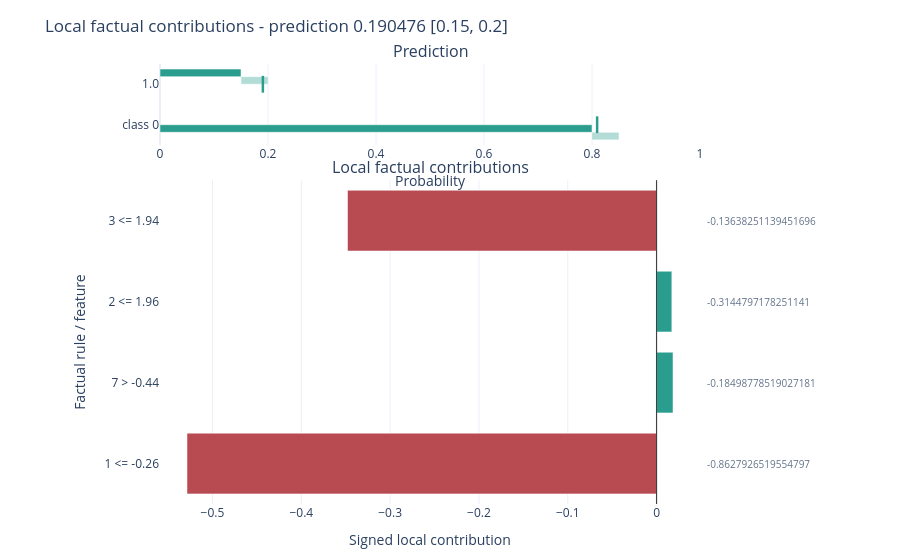

Notebook cell for this chart:
### Markdown cell above
## Filtering and sorting

Use `filter_top` to limit to the N features with the largest contribution, and `sort_by` to control ordering.

Sorting by `"interval_width"` highlights the features whose contribution is most uncertain — useful when uncertainty bars are also enabled.

### Code cell
factual[0].plot(
    style="plotly.local.factual_bars",
    show=True,
    filter_top=5,
    sort_by="interval_width",
    uncertainty=True,
);

### Figure 1 — Plotly figure (JSON) as saved in the notebook; plotly's stock layout.template omitted (floating-point values rounded to 4 significant figures)
{"data": [{"base": [0], "hovertemplate": "%{hovertext}<extra></extra>", "hovertext": ["1.0: 0.190476<br>Interval: [0.15, 0.2]"], "marker": {"color": "#2a9d8f"}, "name": "solid: 1.0", "orientation": "h", "showlegend": false, "type": "bar", "x": [0.15], "xaxis": "x", "y": ["1.0"], "yaxis": "y"}, {"base": [0.15], "hoverinfo": "skip", "marker": {"color": "#2a9d8f", "opacity": 0.35}, "name": "interval: 1.0", "orientation": "h", "showlegend": false, "type": "bar", "x": [0.05], "xaxis": "x", "y": ["1.0"], "yaxis": "y"}, {"hovertemplate": "%{hovertext}<extra></extra>", "hovertext": ["1.0: 0.190476<br>Interval: [0.15, 0.2]"], "marker": {"color": "#2a9d8f", "line": {"color": "#2a9d8f", "width": 2.5}, "size": 12, "symbol": "line-ns-open"}, "mode": "markers", "name": "marker: 1.0", "showlegend": false, "type": "scatter", "x": [0.1905], "xaxis": "x", "y": ["1.0"], "yaxis": "y"}, {"base": [0], "hovertemplate": "%{hovertext}<extra></extra>", "hovertext": ["class 0: 0.809524<br>Interval: [0.8, 0.85]"], "marker": {"color": "#2a9d8f"}, "name": "solid: class 0", "orientation": "h", "showlegend": false, "type": "bar", "x": [0.8], "xaxis": "x", "y": ["class 0"], "yaxis": "y"}, {"base": [0.8], "hoverinfo": "skip", "marker": {"color": "#2a9d8f", "opacity": 0.35}, "name": "interval: class 0", "orientation": "h", "showlegend": false, "type": "bar", "x": [0.05], "xaxis": "x", "y": ["class 0"], "yaxis": "y"}, {"hovertemplate": "%{hovertext}<extra></extra>", "hovertext": ["class 0: 0.809524<br>Interval: [0.8, 0.85]"], "marker": {"color": "#2a9d8f", "line": {"color": "#2a9d8f", "width": 2.5}, "size": 12, "symbol": "line-ns-open"}, "mode": "markers", "name": "marker: class 0", "showlegend": false, "type": "scatter", "x": [0.8095], "xaxis": "x", "y": ["class 0"], "yaxis": "y"}, {"hovertemplate": "%{hovertext}<extra></extra>", "hovertext": ["Rule: 3 <= 1.94<br>Feature: 3<br>Feature index: 3<br>Current value: -0.13638251139451696<br>Contribution: -0.347985<br>Contribution interval: [-0.392857, -0.309524]<br>Interval width: 0.0833333<br>Crosses zero: no<br>Prediction: 0.190476<br>Prediction interval: [0.15, 0.2]<br>Task: classification<br>Mode: classification", "Rule: 2 <= 1.96<br>Feature: 2<br>Feature index: 2<br>Current value: -0.3144797178251141<br>Contribution: +0.0171668<br>Contribution interval: [0.002886, 0.085213]<br>Interval width: 0.082327<br>Crosses zero: no<br>Prediction: 0.190476<br>Prediction interval: [0.15, 0.2]<br>Task: classification<br>Mode: classification", "Rule: 7 > -0.44<br>Feature: 7<br>Feature index: 7<br>Current value: -0.18498778519027181<br>Contribution: +0.0184776<br>Contribution interval: [0.00768588, 0.0703008]<br>Interval width: 0.0626149<br>Crosses zero: no<br>Prediction: 0.190476<br>Prediction interval: [0.15, 0.2]<br>Task: classification<br>Mode: classification", "Rule: 1 <= -0.26<br>Feature: 1<br>Feature index: 1<br>Current value: -0.8627926519554797<br>Contribution: -0.528694<br>Contribution interval: [-0.556814, -0.512776]<br>Interval width: 0.0440379<br>Crosses zero: no<br>Prediction: 0.190476<br>Prediction interval: [0.15, 0.2]<br>Task: classification<br>Mode: classification"], "marker": {"color": ["#b84a51", "#2a9d8f", "#2a9d8f", "#b84a51"]}, "name": "contribution", "orientation": "h", "type": "bar", "x": [-0.348, 0.01717, 0.01848, -0.5287], "xaxis": "x2", "y": ["3 <= 1.94", "2 <= 1.96", "7 > -0.44", "1 <= -0.26"], "yaxis": "y2"}], "layout": {"annotations": [{"font": {"size": 16}, "showarrow": false, "text": "Prediction", "x": 0.5, "xanchor": "center", "xref": "paper", "y": 1, "yanchor": "bottom", "yref": "paper"}, {"font": {"size": 16}, "showarrow": false, "text": "Local factual contributions", "x": 0.5, "xanchor": "center", "xref": "paper", "y": 0.736, "yanchor": "bottom", "yref": "paper"}, {"align": "left", "font": {"color": "#64748b", "size": 10}, "showarrow": false, "text": "-0.13638251139451696", "x": 1.01, "xanchor": "left", "xref": "paper", "y": "3 <= 1.94", "yref": "y2"}, {"align": "left", "font": {"color": "#64748b", "size": 10}, "showarrow": false, "text": "-0.3144797178251141", "x": 1.01, "xanchor": "left", "xref": "paper", "y": "2 <= 1.96", "yref": "y2"}, {"align": "left", "font": {"color": "#64748b", "size": 10}, "showarrow": false, "text": "-0.18498778519027181", "x": 1.01, "xanchor": "left", "xref": "paper", "y": "7 > -0.44", "yref": "y2"}, {"align": "left", "font": {"color": "#64748b", "size": 10}, "showarrow": false, "text": "-0.8627926519554797", "x": 1.01, "xanchor": "left", "xref": "paper", "y": "1 <= -0.26", "yref": "y2"}], "bargap": 0.25, "margin": {"b": 56, "l": 160, "r": 200, "t": 64}, "shapes": [{"line": {"color": "#333333", "width": 1}, "type": "line", "x0": 0, "x1": 0, "xref": "x2", "y0": 0, "y1": 1, "yref": "y2 domain"}], "showlegend": false, "title": {"text": "Local factual contributions - prediction 0.190476 [0.15, 0.2]"}, "xaxis": {"anchor": "y", "domain": [0, 1], "range": [0, 1], "title": {"text": "Probability"}}, "xaxis2": {"anchor": "y2", "domain": [0, 1], "title": {"text": "Signed local contribution"}}, "yaxis": {"anchor": "x", "autorange": "reversed", "domain": [0.816, 1]}, "yaxis2": {"anchor": "x2", "autorange": "reversed", "domain": [0, 0.736], "title": {"text": "Factual rule / feature"}}}}
